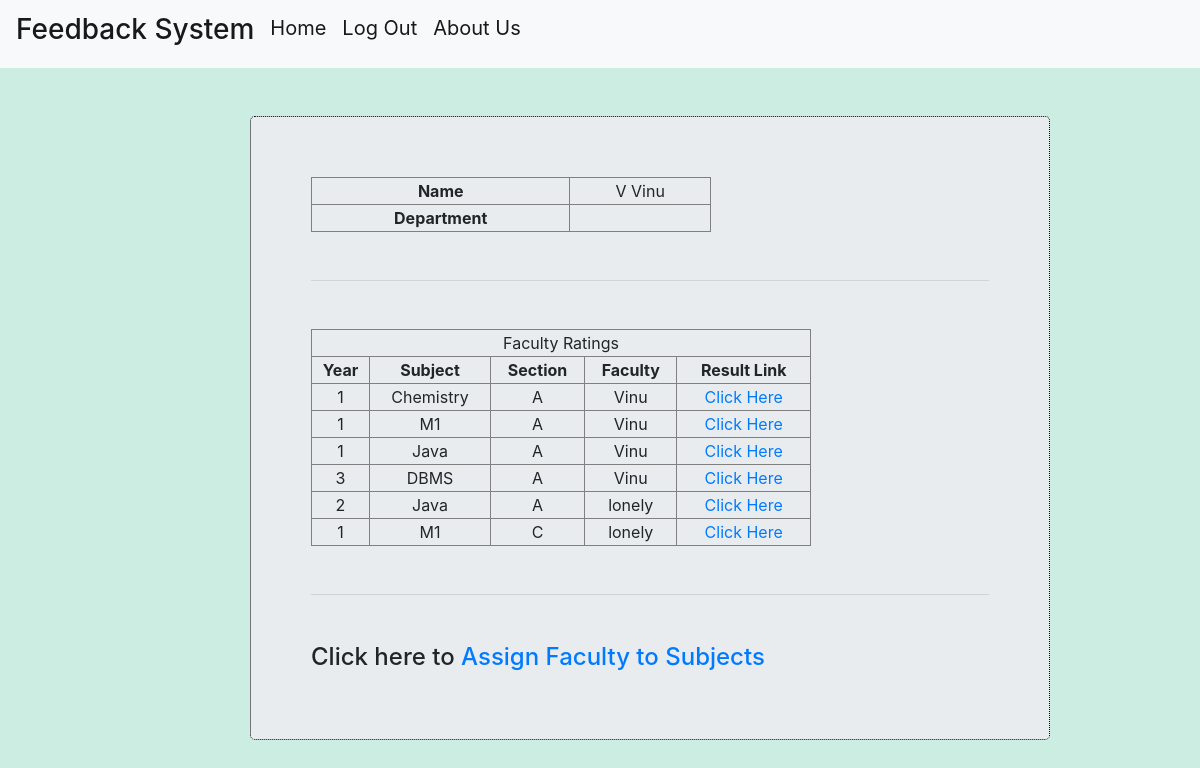
The app's page /hod_portal/ (signed in), older data.
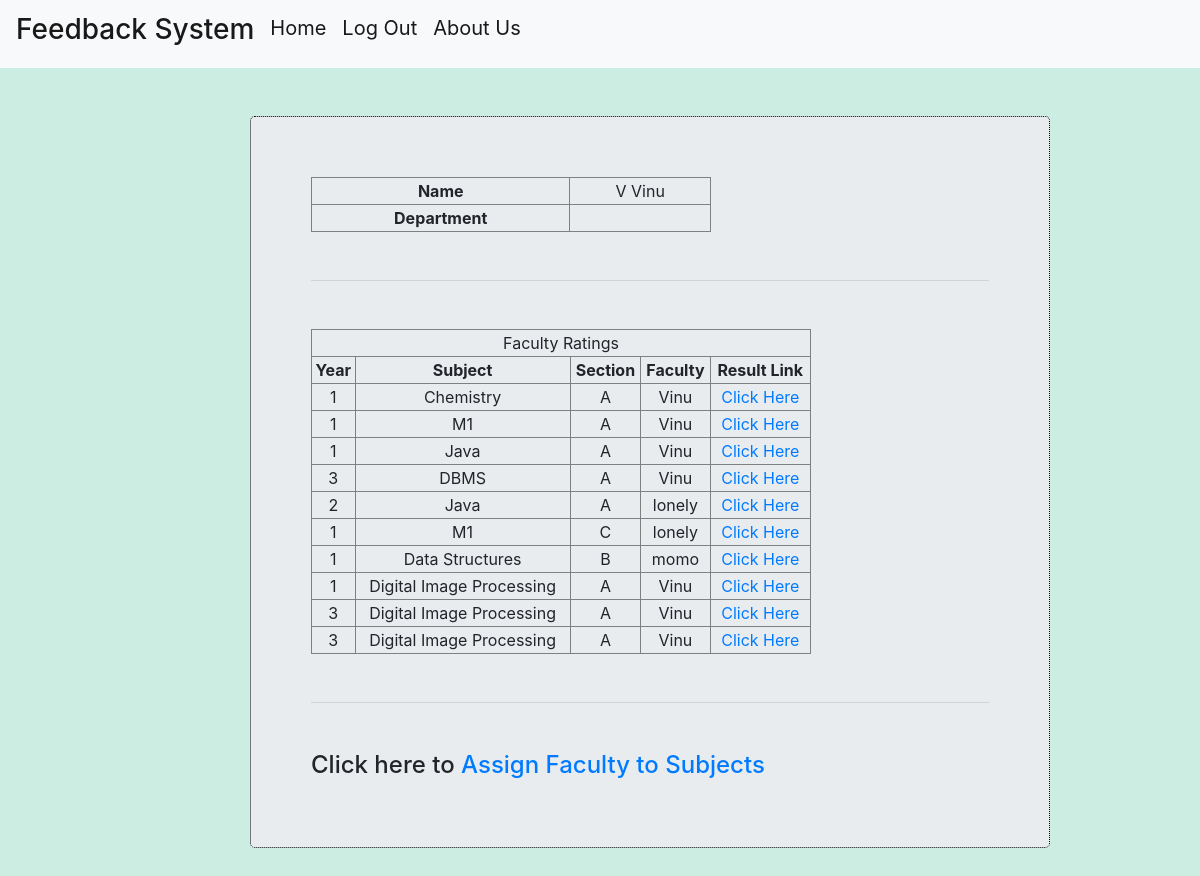
The same page, newer data.
### Feedback_System/models.py (models this page shows, shortened)
class Teaches(models.Model):
    faculty = models.ForeignKey(FacultyProfile,on_delete = models.CASCADE)
    subject = models.ForeignKey(Subject,on_delete = models.CASCADE)
    years = (('1','1'),('2','2'),('3','3'),('4','4'))
    sections = (('A','A'),('B','B'),('C','C'))
    semesters = ((1,1),(2,2))
    year = models.CharField(max_length=1,choices=years,default='1')
    semester = models.IntegerField(choices=semesters,default=1)
    section = models.CharField(max_length=1,choices=sections,default='A')

class Subject(models.Model):
    name = models.CharField(max_length=250, blank=False)
    branch = models.CharField(max_length=5)
    year = models.IntegerField(default=1)
    semester = models.IntegerField(default=1)
    def __str__(self):
        return self.name

class FacultyProfile(models.Model):
    user = models.OneToOneField(User,on_delete=models.CASCADE)
    age = models.PositiveIntegerField()
    subject = models.ManyToManyField(Subject, related_name="subject_teachers")
    def __str__(self):
        return self.user.username

### Feedback_System/views.py (the view)
# urls.py: url(r'^hod_portal/$',views.hod_portal,name="hod_portal"),
@login_required
def hod_portal(request):
    if request.user.is_authenticated:
        user = request.user
        faculty = models.Teaches.objects.all()
        name = user.first_name.capitalize() + ' ' + user.last_name.capitalize()
        details = {
            'name' : name,
            'years': range(1,5),
            'sections': ['A', 'B', 'c'],
            'faculty': faculty,
        }
    else:
        return HttpResponse("You dont have permissions to access this page !")
    return render(request,'Feedback_System/hod_portal.html',context = details)

### templates/Feedback_System/hod_portal.html
{% extends 'Feedback_System/base.html' %}
{% load staticfiles %}
{% block head_block %}
  <link rel="stylesheet" href="{% static 'css/portals.css' %}">
{% endblock %}
{% block body_block %}
<div id="content">
  <div class="jumbotron">
    <table border="1" id="details">
      <tr>
        <th>Name </th>
        <td>{{name}}</td>
      </tr>
      <tr>
        <th>Department</th>
        <td>{{dept}}</td>
      </tr>
    </table>
    <br>
      <hr class="my-4">
    <br>
      <table border="1" width="500">
        <tr>
          <td colspan="5">Faculty Ratings</td>
        </tr>
        <tr>
          <th>Year</th>
          <th>Subject</th>
          <th>Section</th>
          <th>Faculty</th>
          <th>Result Link</th>
        </tr>
        {% for fac in faculty %}
          <tr>
            <td>{{fac.year}}</td>
            <td>{{fac.subject}}</td>
            <td>{{fac.section}}</td>
            <td>{{fac.faculty}}</td>
            <td><a href="{% url 'project_app:feedback_result' fac.id %}">Click Here</a></td>
          </tr>
        {% endfor %}
      </table>
      <br><hr class="my-4"><br>
      <h4>Click here to <a href="{% url 'project_app:assign_faculty' %}">Assign Faculty to Subjects</a>
  </div>
</div>
{% endblock %}

### templates/Feedback_System/base.html (shortened to what this page needs)
{% load staticfiles %}
<!DOCTYPE html>
<html>
<head>
  <link rel="stylesheet" href="https://stackpath.bootstrapcdn.com/bootstrap/4.4.1/css/bootstrap.min.css">
  {% block head_block %}
  {% endblock %}
</head>
<body bgcolor="#2631ff">
    <nav class="navbar navbar-expand-lg navbar-light bg-light ">
        <ul class="nav navbar-nav">
            <li class="navbar-brand"><h3>Feedback System</h3></li>
            <li class="nav-item"><a class="navbar-brand" href="{% url 'home' %}">Home</a></li>
            {% if request.user.is_authenticated %}
              <li class="nav-item"> <a class="navbar-brand" href="{% url 'project_app:user_logout' %}">Log Out</a> </li>
            {% endif %}
            <li><a class="navbar-brand" href="{% url 'project_app:about_us' %}">About Us</a></li>
          </ul>
    </nav><br><br>
            {% block body_block %}
            {% endblock %}
</body>
</html>

### static/css/portals.css (style rules this page uses)
.jumbotron { padding: 60px; width: 800px; height: auto; align-content: center; border: 1px dotted black; }
#content { padding-left: 250px; }
body { background-color: #ccede1; }
th , td { text-align: center; }
#details { width: 400px; height: auto; }

Row changes from the older to the newer data that the page shows:
added Teaches: year "1", subject "Data Structures", section "B", faculty "momo"
added Teaches: year "1", subject "Digital Image Processing", section "A", faculty "Vinu"
added Teaches: year "3", subject "Digital Image Processing", section "A", faculty "Vinu"
added Teaches: year "3", subject "Digital Image Processing", section "A", faculty "Vinu"
